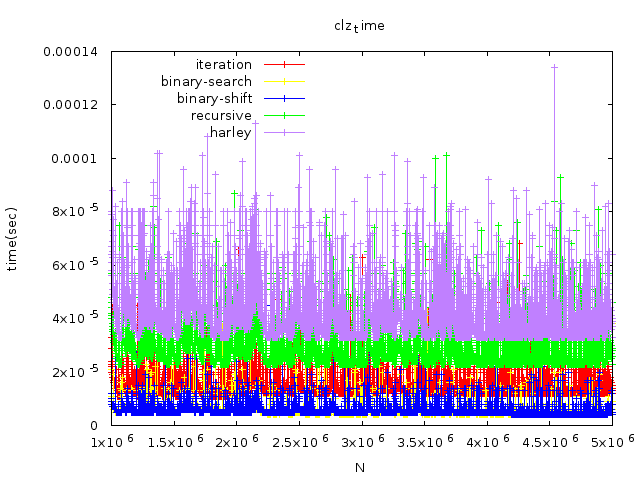

Here is the gnuplot script that generated this plot:
reset                              
set key width 2
set key left
set style fill solid

set datafile separator "," 
set title 'clz_time'
set ylabel 'time(sec)'
set xlabel 'N'

set term png enhanced font 'Verdana,10'
set output 'compare.png'
plot "result_clz.csv" using 1:2 title 'iteration' with  lp pt 1 lc rgb "red",\
'' using 1:3 title 'binary-search' with lp pt 1 lc rgb "yellow",\
'' using 1:4 title 'binary-shift' with lp pt 1 lc rgb "blue",\
'' using 1:5 title 'recursive' with lp pt 1 lc rgb "green",\
'' using 1:6 title 'harley' with lp pt 1 lc rgb "purple",